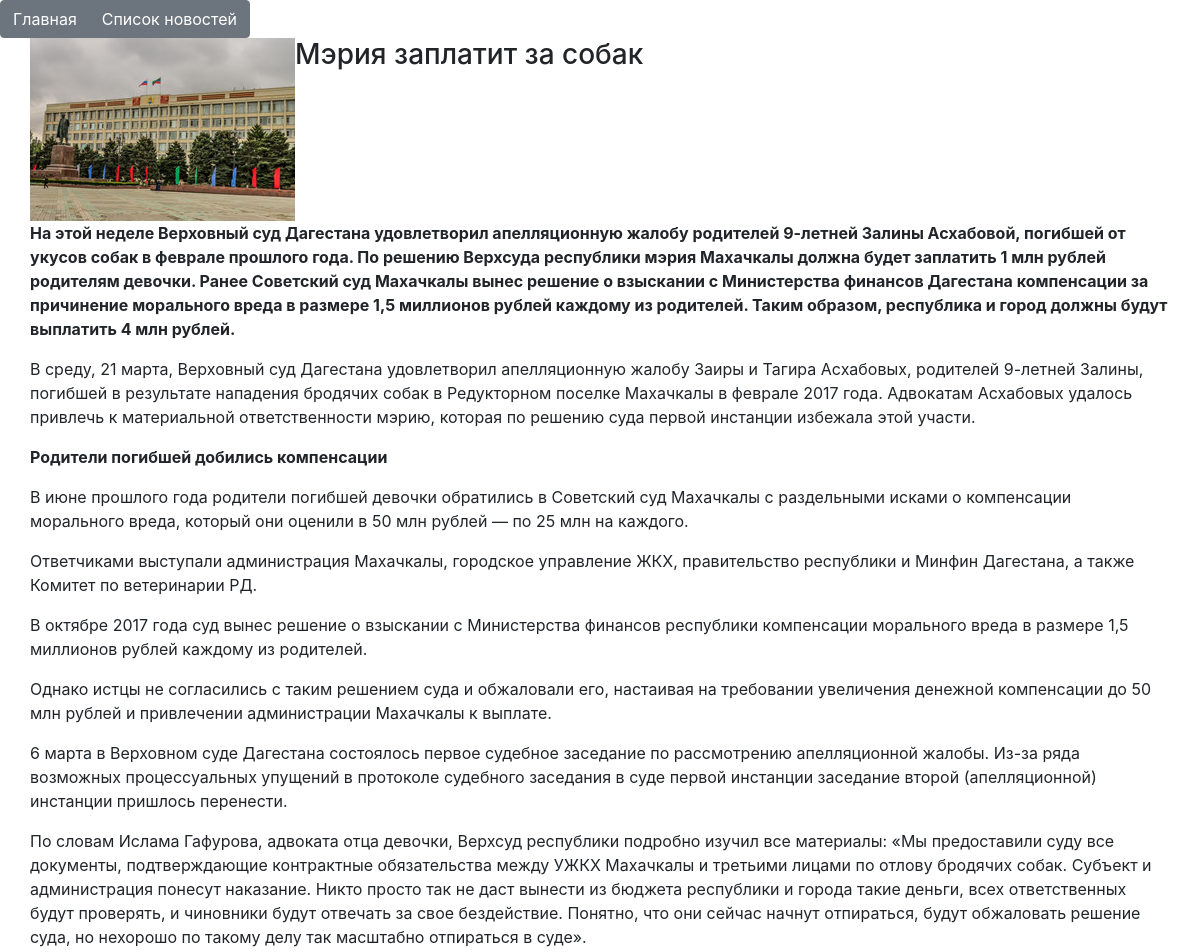
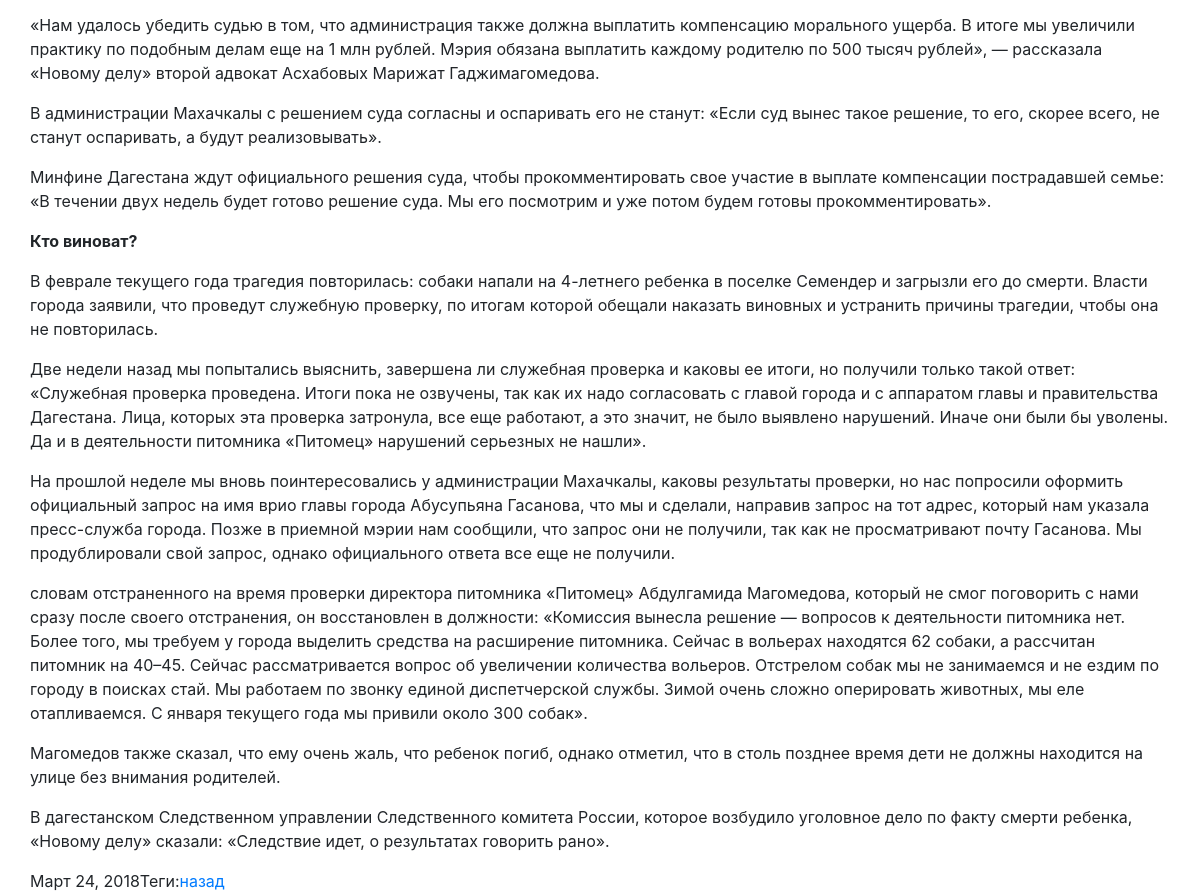
/news/5, run on the app's committed database (2 pictures, top to bottom).
### news/models.py (models this page shows, shortened)
class News(models.Model):
    name = models.CharField("Название", max_length=100)
    slug = models.SlugField("Слуг", max_length=50)
    date = models.DateField("Дата", default=now)
    img = models.ImageField("Изображение", upload_to='news', blank=True, null=True)
    content = RichTextUploadingField('Контент', default='Статья к новости еще не создана')
    tags = models.CharField("Теги", choices=Tags, blank=True, max_length=2)
    def get_img_url(self):
        if self.img:
            return self.img.url
        return ''

### news/views.py (the view)
# urls.py: path('news/<int:pk>', NewsDetailView.as_view(), name='detail'),
class NewsDetailView(DetailView):
    model = News
    template_name = 'article.html'
    context_object_name = 'article'

### templates/article.html (shortened to what this page needs)
<!DOCTYPE html>
<html lang="en">
<head>
    <link rel="stylesheet" href="https://maxcdn.bootstrapcdn.com/bootstrap/4.0.0/css/bootstrap.min.css">
</head>
<body>
    <div class="btn-group" role="group" aria-label="Menu">
        <a href='{% url "home" %}' class="btn btn-secondary">Главная</a>
        <a href='{% url "list" %}' class="btn btn-secondary">Список новостей</a>
    </div>
    <div class="container">
        <div class="row">
        <img src="{{ article.get_img_url }}" alt="фото новости">
        <h3>{{ article.name }}</h3>
        <div>{{ article.content|safe }}</div>
        <div>{{ article.date }}</div><br>
        <div>Теги: {{ article.get_tags_display }}</div>
        <div><a href="{% url 'list' %}">назад</a></div>
        </div>
    </div>
</body>
</html>

### data on the page
News: get_img_url (picture), name "Мэрия заплатит за собак", content "На этой неделе Верховный суд Дагестана удовлетворил апелляционную жалобу родителей 9-летней Залины Асхабовой, погибшей от укусов собак в феврале прошлого года. По решению Верхсуда республики мэрия Махачкалы должна будет заплатить 1 млн рублей родителям девочки. Ранее Советский суд Махачкалы вынес решение о взыскании с Министерства финансов Дагестана компенсации за причинение морального вреда в размере 1,5 миллионов рублей каждому из родителей. Таким образом, республика и город должны будут выплатить 4 млн рублей. В среду, 21 марта, Верховный суд Дагестана удовлетворил апелляционную жалобу Заиры и Тагира Асхабовых, родителей 9-летней Залины, погибшей в результате нападения бродячих собак в…", date "Март 24, 2018"
